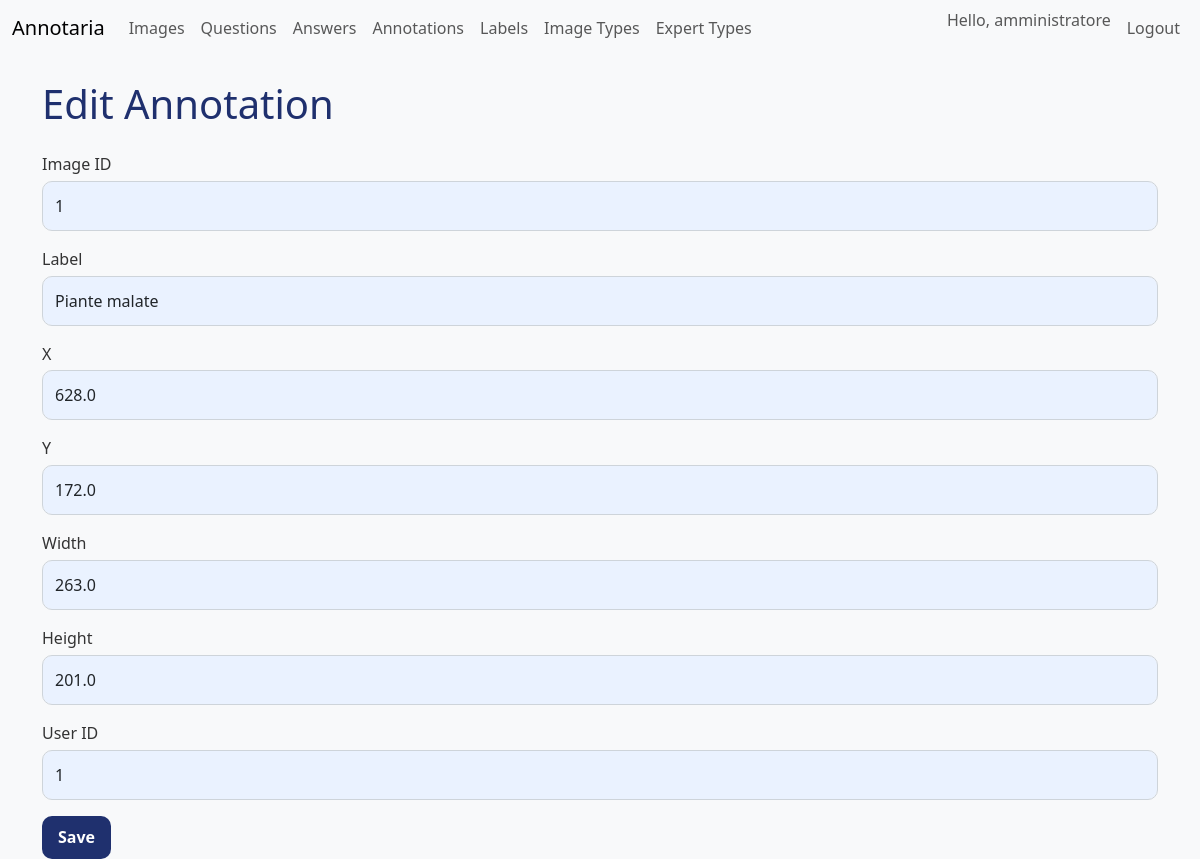
The app's page /ui/annotations/1/edit (signed in) with its own data.
### models.py (models this page shows)
class User(Base):
    __tablename__ = "users"
    id = Column(Integer, primary_key=True, index=True)
    username = Column(String, unique=True, index=True, nullable=False)
    hashed_password = Column(String, nullable=False)
    role = Column(String, nullable=False, default="Esperto")
    answers = relationship("Answer", back_populates="user")
    annotations = relationship("Annotation", back_populates="user")
    expert_types = relationship(
        "ExpertType", secondary=user_expert_types, back_populates="users"
    )

class Annotation(Base):
    __tablename__ = "annotations"
    id = Column(Integer, primary_key=True, index=True)
    image_id = Column(Integer, ForeignKey("images.id"), nullable=False)
    label_id = Column(Integer, ForeignKey("labels.id"), nullable=False)
    x = Column(Float, nullable=False)
    y = Column(Float, nullable=False)
    width = Column(Float, nullable=False)
    height = Column(Float, nullable=False)
    user_id = Column(Integer, ForeignKey("users.id"), nullable=False)
    annotated_at = Column(DateTime(timezone=True), server_default=func.now())
    image = relationship("Image", back_populates="annotations")
    user = relationship("User", back_populates="annotations")
    label = relationship("Label", back_populates="annotations")

class Label(Base):
    __tablename__ = "labels"
    id = Column(Integer, primary_key=True, index=True)
    name = Column(String, unique=True, nullable=False)
    annotations = relationship("Annotation", back_populates="label")

### routers/ui.py (the view)
@router.get(
    "/annotations/{annotation_id}/edit",
    response_class=HTMLResponse,
)
def edit_annotation_form(
    annotation_id: int,
    request: Request,
    user: UserModel = Depends(require_admin),
    db: Session = Depends(get_db),
):
    annotation = db.query(AnnotationModel).filter_by(id=annotation_id).first()
    if not annotation:
        raise HTTPException(status_code=404, detail="Annotation not found")
    labels = db.query(LabelModel).all()
    return templates.TemplateResponse(
        "annotation_form.html",
        {"request": request, "annotation": annotation, "user": user, "labels": labels},
    )

### templates/annotation_form.html
{% extends "base.html" %}
{% block content %}
<h1>{% if annotation %}Edit Annotation{% else %}New Annotation{% endif %}</h1>
<form method="post" action="{% if annotation %}/ui/annotations/{{annotation.id}}/edit{% else %}/ui/annotations/create{% endif %}">
<div class="mb-3">
    <label for="image_id" class="form-label">Image ID</label>
    <input type="number" class="form-control" id="image_id" name="image_id" value="{{ annotation.image_id if annotation else '' }}">
</div>
<div class="mb-3">
    <label for="label_id" class="form-label">Label</label>
    <select class="form-control" id="label_id" name="label_id">
        {% for l in labels %}
        <option value="{{ l.id }}" {% if annotation and annotation.label_id == l.id %}selected{% endif %}>{{ l.name }}</option>
        {% endfor %}
    </select>
</div>
<div class="mb-3">
    <label for="x" class="form-label">X</label>
    <input type="number" step="any" class="form-control" id="x" name="x" value="{{ annotation.x if annotation else '' }}">
</div>
<div class="mb-3">
    <label for="y" class="form-label">Y</label>
    <input type="number" step="any" class="form-control" id="y" name="y" value="{{ annotation.y if annotation else '' }}">
</div>
<div class="mb-3">
    <label for="width" class="form-label">Width</label>
    <input type="number" step="any" class="form-control" id="width" name="width" value="{{ annotation.width if annotation else '' }}">
</div>
<div class="mb-3">
    <label for="height" class="form-label">Height</label>
    <input type="number" step="any" class="form-control" id="height" name="height" value="{{ annotation.height if annotation else '' }}">
</div>
<div class="mb-3">
    <label for="user_id" class="form-label">User ID</label>
    <input type="number" class="form-control" id="user_id" name="user_id" value="{{ annotation.user_id if annotation else '' }}">
</div>
<button type="submit" class="btn btn-primary">Save</button>
</form>
{% endblock %}

### templates/base.html (shortened to what this page needs)
<!DOCTYPE html>
<html lang="en">
<head>
    <link href="https://cdn.jsdelivr.net/npm/bootstrap@5.3.0/dist/css/bootstrap.min.css" rel="stylesheet">
    <link rel="stylesheet" href="/static/css/style.css">
</head>
<body>
<nav class="navbar navbar-expand-lg navbar-light bg-light mb-4">
    <div class="container-fluid">
        <a class="navbar-brand" href="/ui">Annotaria</a>
        <div class="collapse navbar-collapse">
            <ul class="navbar-nav me-auto mb-2 mb-lg-0">
                <li class="nav-item"><a class="nav-link" href="/ui/images">Images</a></li>
                {% if user and user.role == 'Amministratore' %}
                <li class="nav-item"><a class="nav-link" href="/ui/questions">Questions</a></li>
                <li class="nav-item"><a class="nav-link" href="/ui/answers">Answers</a></li>
                <li class="nav-item"><a class="nav-link" href="/ui/annotations">Annotations</a></li>
                <li class="nav-item"><a class="nav-link" href="/ui/labels">Labels</a></li>
                <li class="nav-item"><a class="nav-link" href="/ui/image-types">Image Types</a></li>
                <li class="nav-item"><a class="nav-link" href="/ui/expert-types">Expert Types</a></li>
                {% elif user and user.role == 'Esperto' %}
                <li class="nav-item"><a class="nav-link" href="/ui/my-expert-types">My Expert Types</a></li>
                {% endif %}
            </ul>
            <ul class="navbar-nav ms-auto mb-2 mb-lg-0">
                {% if user %}
                <li class="nav-item">
                    <span class="navbar-text me-2">Hello, {{ user.username }}</span>
                </li>
                <li class="nav-item">
                    <form action="/ui/logout" method="post" class="d-inline">
                        <button type="submit" class="btn btn-link nav-link">Logout</button>
                    </form>
                </li>
                {% else %}
                <li class="nav-item"><a class="nav-link" href="/ui/login">Login</a></li>
                <li class="nav-item"><a class="nav-link" href="/ui/register">Register</a></li>
                {% endif %}
            </ul>
        </div>
    </div>
</nav>
<div class="container">
{% block content %}{% endblock %}
</div>
</body>
</html>

### static/css/style.css (style rules this page uses)
body { font-family: 'Segoe UI', sans-serif; background-color: #f8f9fa; }
h1, h2, h3 { color: #1f306e; margin-bottom: 1.5rem; }
.form-control { border-radius: 10px; background-color: #eaf2ff; border: 1px solid #ced4da; padding: 0.75rem; font-size: 1rem; }
.form-label { font-weight: 500; color: #333; margin-bottom: 0.3rem; }
.btn-primary, .btn-submit { border-radius: 10px; background-color: #1f306e; border: none; padding: 0.6rem 1rem; color: white; font-weight: bold; font-size: 1rem; }

### records on screen
User: username "amministratore"
Annotation: image_id "1", label_id "Piante malate", x "628.0", y "172.0", width "263.0", height "201.0", user_id "1"
